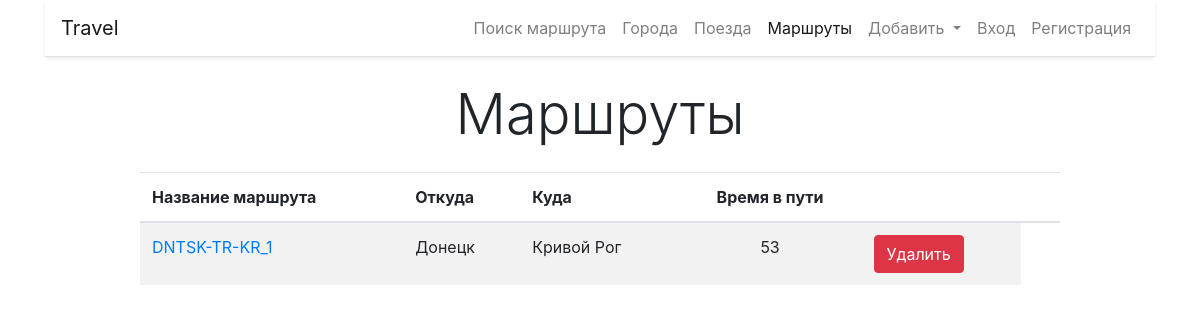
Before: /routes/ with the older database file.
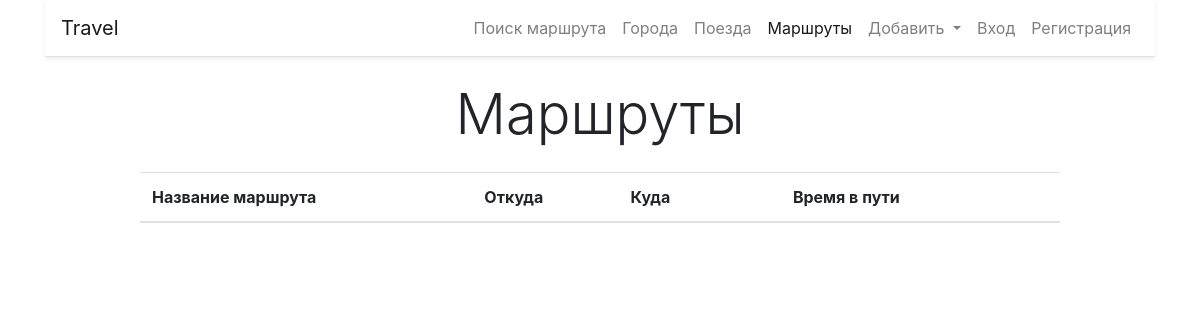
After: the same page with the newer database file.
### routes/models.py (models this page shows, shortened)
class Route(models.Model):
    name = models.CharField(max_length=100, unique=True, verbose_name='Название', )
    from_city = models.CharField(max_length=100, verbose_name='Откуда', help_text='Город')
    to_city = models.CharField(max_length=100, verbose_name='Куда', help_text='Город')
    transit_cities = models.ManyToManyField(Train, blank=True, verbose_name='Транзитные города')
    travel_times = models.IntegerField(verbose_name='Время в пути', blank=True, )
    class Meta:
        verbose_name = 'Маршрут'
        verbose_name_plural = 'Маршруты'
        ordering = ['name']

### routes/views.py (the view)
# urls.py: path('routes/', RouteListView.as_view(), name='routes'),
class RouteListView(ListView):
    queryset = Route.objects.all()
    template_name = 'routes/routes.html'

### routes/templates/routes/routes.html (shortened to what this page needs)
{% extends 'base.html' %}
{% block content %}
<h1 class="display-4 text-center my-4">Маршруты</h1>
<div class="row">
<div class="col-md-10 mx-auto">
    <table class="table table-striped">
                    <thead>
                    <tr>
                        <th scope="col">Название маршрута</th>
                        <th scope="col">Откуда</th>
                        <th scope="col">Куда</th>
                        <th class="text-center" scope="col">Время в пути</th>
                        <th scope="col">&nbsp;</th>
                        <th scope="col">&nbsp;</th>
                    </tr>
                    </thead>
        <tbody>
        {% for route in object_list %}
        <tr>
            <td><a href="{% url 'current_route' route.pk %}">{{ route.name }}</a></td>
            <td>{{ route.from_city }}</td>
            <td>{{ route.to_city }}</td>
            <td class="text-center">{{ route.travel_times }}</td>
            <td><a href="{% url 'delete_route' route.pk %}">
                <button type="button" class="btn btn-danger">Удалить</button>
                </a>
            </td>
        </tr>
        {% endfor %}
        </tbody>
    </table>
</div>
</div>
{% endblock %}

Changed rows visible on the page:
removed Route: name "DNTSK-TR-KR_1", from_city "Донецк", to_city "Кривой Рог", travel_times "53"
